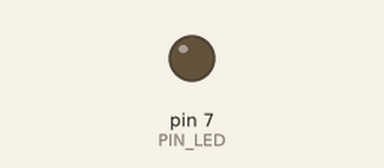
This sketch was run on a simulated Arduino Uno, built with avr-gcc and run on an emulated ATmega328P. On the bench: output pins drawn as LEDs (lit = HIGH). Dashed ring = blinking. What the sketch prints to the serial monitor is not drawn. At 2.2 s the program stops and its outputs stay as they are.

Above: at 0.5 s.
At 2.05 s:
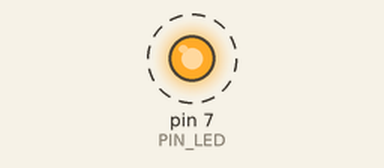
Timing chart, 0 to 3.0 s (numbered marks = the images above):
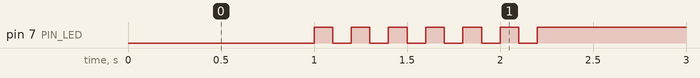

Measured:
- by itself, pin 7 (PIN_LED): alternates HIGH for 0.10 s and LOW for 0.10 s, 13 changes in all, then stays HIGH

The sketch:

05_practice_2.ino
```cpp
#define PIN_LED 7
unsigned int count, toggle;

int toggle_state(int toggle) {
  toggle=(++toggle)%2;
  return toggle;
}

void change(int del) {
  toggle = toggle_state(toggle);
  delay(del);
  digitalWrite(PIN_LED, toggle);
}

void setup() {
  pinMode(PIN_LED, OUTPUT);
  Serial.begin(115200);
  while (!Serial) {
    ;
  }
  Serial.println("Hello World!");
  toggle = 0;
  digitalWrite(PIN_LED, toggle);
  change(1000);
  change(100);
  change(100);
  change(100);
  change(100);
  change(100);
  change(100);
  change(100);
  change(100);
  change(100);
  change(100);
  change(100);
  change(100);
  while (1) {}
}
```
